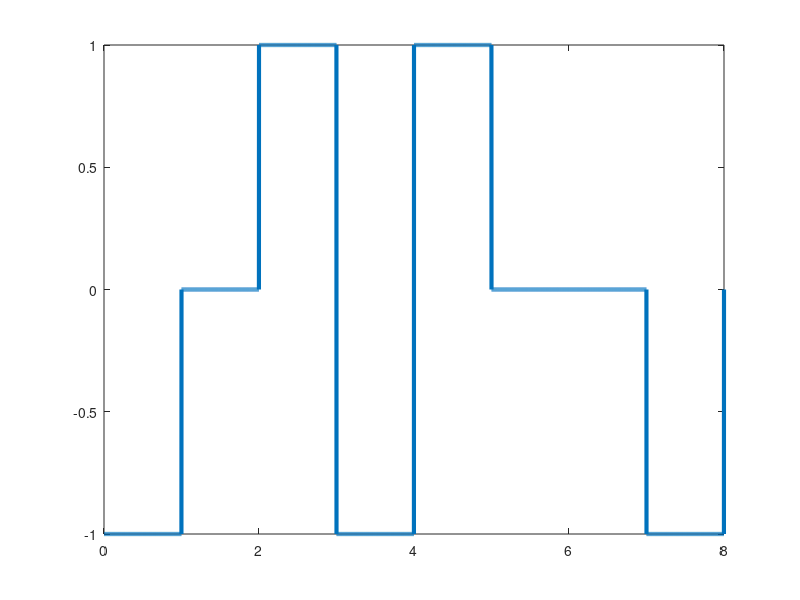

Reproduce this figure in MATLAB.
clc;
clear all;

bits = [1 0 1 1 1 0 0 1];
bitrate = 1;
n = 1000;
T = length(bits)/bitrate;
N = n*length(bits);
dt = T/N;
t = 0:dt:T;
x = zeros(1,length(t));
counter = 0;
lastbit = 1;
for i=1:length(bits)
  if bits(i)==0
    counter = counter + 1;
    if counter==8
      x((i-1-7)*n+1:(i-7)*n) = 0;
      x((i-1-6)*n+1:(i-6)*n) = 0;
      x((i-1-5)*n+1:(i-5)*n) = 0;
      x((i-1-4)*n+1:(i-4)*n) = lastbit;
      x((i-1-3)*n+1:(i-3)*n) = -lastbit;
      lastbit = -lastbit;
      x((i-1-2)*n+1:(i-2)*n) = 0;
      x((i-1-1)*n+1:(i-1)*n) = lastbit;
      x((i-1)*n+1:i*n) = -lastbit;
      lastbit = -lastbit;
      counter = 0;
    end
  else
    counter = 0;
    x((i-1)*n+1:i*n) = -lastbit;
    lastbit = -lastbit;
  end
end
plot(t, x, 'Linewidth', 3);
counter = 0;
lastbit = 1;
for i = 1:length(t)
  if t(i)>counter
    counter = counter + 1;
    if x(i)==lastbit
      result(counter:counter+4) = 0;
      counter = counter + 4;
    else
      if(x(i)==0)
        result(counter) = 0;
      else
        result(counter) = 1;
        lastbit = -lastbit;
      end
    end
  end
end
disp('B8ZS Decoding:');
disp(result);